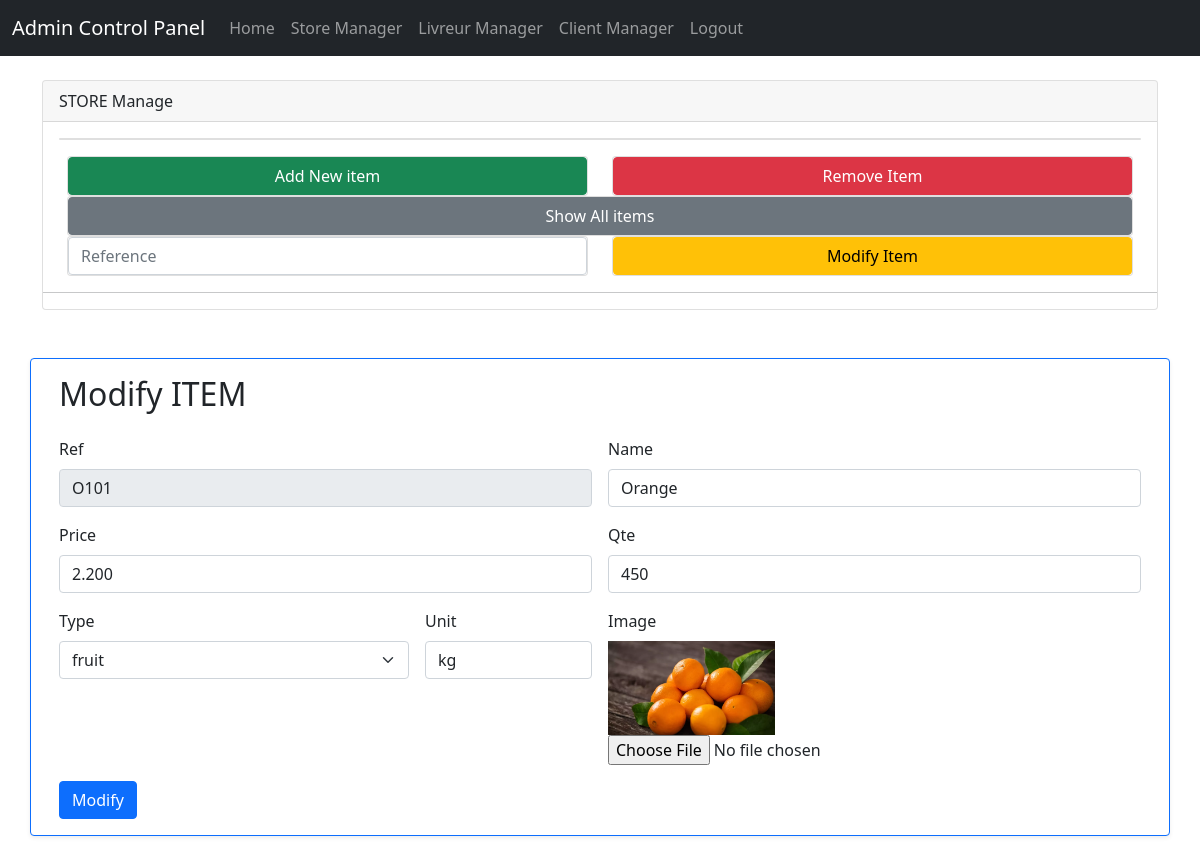
Page /Admin/Store/StoreViews/V@modify.php?idItem=O101 on the committed database.
### tables this page shows
CREATE TABLE `items` (
  `ref` varchar(80) NOT NULL,
  `name` varchar(60) DEFAULT NULL,
  `price` decimal(8,3) DEFAULT NULL,
  `qte_stock` int(11) DEFAULT NULL,
  `pic_path` varchar(200) DEFAULT NULL,
  `type` varchar(60) NOT NULL,
  `unit` varchar(15) NOT NULL
);

### Admin/Store/StoreViews/V@modify.php (the view, shortened to what this page needs)
<?php
  if(isset($_POST['idItem'])|| isset($_GET['idItem'])){
    $conn = new mysqli('127.0.0.1', 'root', '', 'db-sou9');
  if(isset($_GET['idItem'])){
      $ref = $_GET['idItem'];
  }
    $req = "select * from items where ref='$ref';";
    $res = $conn->query($req);
    $l = $res->fetch_array();
  }
?>
<body>
<?php include "../../header.php";?>
<?php include "StoreNav.php";?>
<div id="app">
        <main class="py-4">
            <div class="container">
                <div class="row justify-content-center bg-light border border-primary shadow-sm p-3 mb-5 bg-white rounded">
                    <div class="col-md-16">
<form class="row g-3" action='../StoreController/C@modify.php' method="POST" enctype="multipart/form-data">
<h2>Modify ITEM</h2>
<?php
  $NotFound = false;
  ?>
  <div class="col-md-6">
    <label for="inputEmail4" class="form-label">Ref</label>
    <input name="ref" type="text" class="form-control" id="inputEmail4" value="<?php if(isset($_POST['idItem'])||isset($_GET['idItem'])){echo $l[0];} ?> " readonly>
  </div>
  <div class="col-md-6">
    <label for="inputPassword4" class="form-label">Name</label>
    <input name="name" type="text" class="form-control" id="inputPassword4" value="<?php if(isset($_POST['idItem'])||isset($_GET['idItem'])){echo $l[1];} ?>" <?php if($NotFound){echo "readonly";}?>>
  </div>
  <div class="col-md-6">
    <label for="inputEmail4" class="form-label">Price</label>
    <input name="price" type="text" class="form-control" id="inputEmail4" value="<?php if(isset($_POST['idItem'])||isset($_GET['idItem'])){echo $l[2];} ?>"<?php if($NotFound){echo "readonly";}?>>
  </div>
  <div class="col-md-6">
    <label for="inputPassword4" class="form-label">Qte</label>
    <input name="qte" type="text" class="form-control" id="inputPassword4" value="<?php if(isset($_POST['idItem'])||isset($_GET['idItem'])){echo $l[3];} ?>"<?php if($NotFound){echo "readonly";}?>>
  </div>
  <div class="col-md-4">
    <label for="inputState" class="form-label">Type</label>
    <select name="type"   id="inputState" class="form-select" <?php if($NotFound){echo "disabled";}?>>
    <?php
      if($l[5]=="fruit"){
          echo "<option selected >fruit</option>";
      }else{
          echo "<option >fruit</option>";
      }
    ?>
    </select>
  </div>
  <div class="col-md-2">
    <label for="inputZip" class="form-label">Unit</label>
    <input name="unit" type="text" class="form-control" id="inputZip" value="<?php if(isset($_POST['idItem'])||isset($_GET['idItem'])){echo $l[6];} ?>" <?php if($NotFound){echo "readonly";}?>>
  </div>
  <div class="col-md-2">
    <label for="inputZip" class="form-label">Image</label>
    <?php if(isset($_POST['idItem'])||isset($_GET['idItem'])){
    echo "<img width='100%' src='../../../src/storepics/$l[4]'>";
    } ?>
    <input name="pic_path" type="file"  id="" value="default.png" <?php if($NotFound){echo "disabled";}?>>
</div>
  <div class="col-12">
    <button type="submit" class="btn btn-primary" <?php if($NotFound){echo "disabled";}?>>Modify</button>
  </div>
</form>
</div>
                </div>
            </div>
        </main>
</div>

### rows in the picture
items: ref "O101", name "Orange", price "2.200", qte "450", type "fruit", unit "kg", pic_path (picture)
